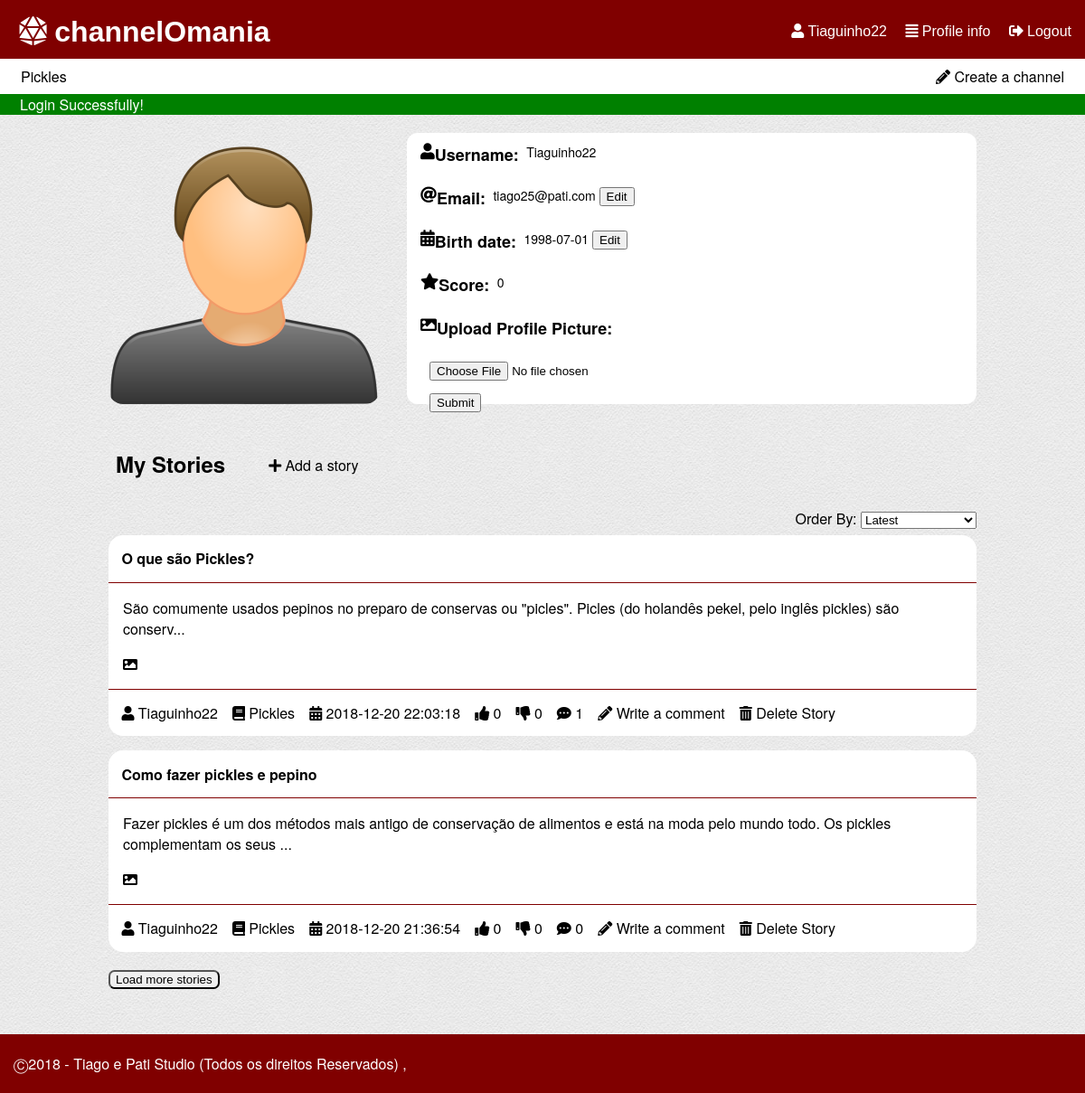
/pages/profile.php (signed in), run on the app's committed database.
### tables this page shows
CREATE TABLE "channel" (
	`ID`	INTEGER NOT NULL,
	`name`	TEXT NOT NULL CHECK(length(name) > 0 and length(name) < 30) UNIQUE,
	`coverImage`	TEXT,
	`author`	INTEGER NOT NULL,
	PRIMARY KEY(`ID`),
	FOREIGN KEY(`author`) REFERENCES `user`(`ID`) ON DELETE Cascade ON UPDATE No Action
);

CREATE TABLE "story" (
	`storyID`	INTEGER NOT NULL,
	`title`	TEXT NOT NULL CHECK(length ( title ) > 0 and length ( title ) < 80),
	`content`	TEXT NOT NULL CHECK(length ( content ) > 0),
	`upvotes`	INTEGER NOT NULL DEFAULT 0,
	`downvotes`	INTEGER NOT NULL DEFAULT 0,
	`author`	INTEGER NOT NULL,
	`date`	TEXT NOT NULL CHECK(length ( date ) > 0),
	`channel`	INTEGER NOT NULL,
	`image`	TEXT,
	PRIMARY KEY(`storyID`),
	FOREIGN KEY(`channel`) REFERENCES `channel`(`ID`) ON DELETE Cascade ON UPDATE No Action,
	FOREIGN KEY(`author`) REFERENCES `user`(`ID`) ON DELETE Cascade ON UPDATE No Action
);

CREATE TABLE "user" (
	`ID`	INTEGER NOT NULL PRIMARY KEY AUTOINCREMENT,
	`username`	TEXT NOT NULL CHECK(length ( username ) > 0 and length ( username ) < 16),
	`email`	TEXT NOT NULL,
	`password`	TEXT NOT NULL CHECK(length ( password ) > 5),
	`birth`	TEXT CHECK(length ( birth ) > 0),
	`profilePic`	TEXT,
	`score`	INTEGER DEFAULT 0,
	CONSTRAINT `username` UNIQUE(`username`)
);

### database/db_list.php (called while the page is built, shortened)
<?php
function listProfile($username) {
  $db = Database::instance()->db();
  $stmt = $db->prepare('SELECT * FROM user WHERE username = ?');
  $stmt->execute(array($username));
  return $stmt->fetch();
}
function getStoriesByUser($username,$sort='',$offset=0,$limit=5) {
  switch($sort){
    default:
      $order = 'storyID DESC';
      break;
  }
  $db = Database::instance()->db();
  $stmt = $db->prepare('SELECT *,(SELECT COUNT(*) FROM comment WHERE comment.story == storyID) AS n_comments,channel.name AS channelName FROM story INNER JOIN user ON user.ID == story.author INNER JOIN channel ON channel.ID == story.channel  WHERE user.username == ? ORDER BY '.$order.' LIMIT ? OFFSET ?');
  $stmt->execute(array($username,$limit,$offset));
  return $stmt->fetchAll();
}
function listChannel($sort='') {
  switch($sort){
    case 'mActive':
      $order = 'n_stories DESC';
      break;
  }
  $db = Database::instance()->db();
  $stmt = $db->prepare('SELECT *,(SELECT COUNT(*) FROM story WHERE story.channel == channel.ID) AS n_stories,channel.ID as channelId FROM channel INNER JOIN user ON author=user.ID ORDER BY '.$order);
  $stmt->execute();
  return $stmt->fetchAll();
}
?>

### templates/tpl_mainpage.php (the view, shortened to what this page needs)
<?php include_once('../templates/tpl_story.php'); ?>
<?php function draw_story_list_item($story) { ?>
  <article>
    <header>
      <h1><a href = "../pages/story.php?storyId=<?php echo($story['storyID']); ?>" ><?php echo($story['title']); ?></a></h1>
    </header>
    <p><?php echo(substr($story['content'],0,140)); if(strlen($story['content']) > 140) echo("...");?></p>
    <?php if($story['image']!=NULL){ ?>
    <p><a href="../files/storyImages/<?php echo($story['image'])?>" target="_blank"><i class="fas fa-image"></i></a></p>
    <?php }?>
    <footer><?php draw_story_info($story); ?></footer>
  </article>
<?php } ?>
<?php function draw_story_info($story) { ?>
  <ul>
    <li><a href="../pages/profile.php?userId=<?php echo($story['storyAuthor']); ?>"><i class="fas fa-user"></i> <?php echo($story['username']); ?></a></li>
    <li><a href="../pages/channel.php?channelId=<?php echo($story['channel']); ?>"><i class="fas fa-book"></i> <?php echo($story['channelName']); ?></a></li>
    <li><i class="fas fa-calendar-alt"></i> <?php echo($story['date']); ?></li>
    <li class="nUpVote" data-id="<?php echo($story['storyID']); ?>"><i class="fas fa-thumbs-up"></i> <?php echo($story['upvotes']); ?></li>
    <li class="nDownVote" data-id="<?php echo($story['storyID']); ?>"><i class="fas fa-thumbs-down"></i> <?php echo($story['downvotes']); ?></li>
    <li><i class="fas fa-comment-dots"></i> <?php echo($story['n_comments']); ?></li>
    <li><a href="../pages/new_comment.php?storyId=<?php echo($story['storyID']); ?>"><i class="fas fa-pencil-alt"></i> Write a comment</a></li>
    <?php if($story['username'] == $_SESSION['username']) { ?>
      <li><a href="../actions/action_delete_story.php?storyId=<?php echo($story['storyID']); ?>&csrf=<?php echo($_SESSION['csrf']); ?>"><i class="fas fa-trash-alt"></i> Delete Story</a></li>
    <?php } ?>
  </ul>
<?php } ?>

### templates/tpl_common.php (shortened to what this page needs)
<?php function draw_header($tabText = ""){
?>
<!DOCTYPE html>
<html lang="en-US">
  <head>
    <link href="../css/style.css" rel="stylesheet">
    <link href="../css/input.css" rel="stylesheet">
    <link href="../css/links.css" rel="stylesheet">
    <link rel="stylesheet" href="https://use.fontawesome.com/releases/v5.5.0/css/all.css">
  </head>
  <body>
    <header id="header">
      <?php if(isset($_SESSION['username'])){ ?>
        <div id='options'>
          <a href="../pages/profile.php"><i class="fas fa-user"></i> <?php echo($_SESSION['username']) ?></a>
          <a href="../pages/profile.php"><i class="fas fa-align-justify"></i> Profile info</a>
          <a href="../actions/action_logout.php"><i class="fas fa-sign-out-alt"></i> Logout</a>
        </div>
      <?php } ?>
      <h1><a href="mainpage.php"><i class="fas fa-dice-d20"></i> channelOmania</a></h1>
    </header>
    <?php if(isset($_SESSION['username'])){ ?>
    <div id="list_channels">
      <p><a href = "../pages/new_channel.php" ><i class="fas fa-pencil-alt"></i> Create a channel</a></p>
      <?php $channels = listChannel('mActive'); ?>
      <ul>
      <?php if(count($channels) > 5) { ?>
        <?php for ($i=0; $i < 5; $i++) { ?>
          <li><a href = "../pages/channel.php?channelId=<?php echo($channels[$i]['channelId']); ?>" ><?php echo($channels[$i]['name']); ?></a></li>
        <?php } ?>
          <li id="moreChannels"><a href = "../pages/all_channels.php" >More Channels</a></li>
      <?php } else { ?>
        <?php foreach($channels as $channel_list){ ?>
          <li><a href = "../pages/channel.php?channelId=<?php echo($channel_list['channelId']); ?>" ><?php echo($channel_list['name']); ?></a></li>
        <?php } ?>
      <?php } ?>
      </ul>
    </div>
    <?php } ?>
    <?php if (isset($_SESSION['messages'])) {?>
      <section id="messages">
        <?php foreach($_SESSION['messages'] as $message) { ?>
          <div class="<?=$message['type']?>"><?=$message['content']?></div>
        <?php } ?>
      </section>
    <?php unset($_SESSION['messages']); } ?>
<?php } ?>
<?php function draw_footer(){
  ?>
  <footer class="footer">
    <p>	&#9400;2018 - Tiago e Pati Studio (Todos os direitos Reservados) ,</p>
  </footer>
</body>
</html>
<?php }
 ?>

### templates/tpl_story.php (shortened to what this page needs)
<?php include_once('../templates/tpl_mainpage.php'); ?>
<?php include_once('../database/db_list.php'); ?>
<?php function draw_story_list($storyInfo) { ?>
  <p id="order">Order By:
  <select id='orderSelector'>
    <option value="mRecent">Latest</option>
  </select></p>
  <section id="storyList">
  <?php foreach($storyInfo as $story) { ?>
    <?php draw_story_list_item($story); ?>
  <?php } ?>
  </section>
  <?php if(count($storyInfo) != 0){ ?>
  <button id="btnLoadStories">Load more stories</button>
  <?php } ?>
<?php } ?>

### css/style.css (style rules this page uses)
body { font-family: IBMPlexSans, Helvetica Neue, Segoe UI, Helvetica, Verdana, Arial, sans-serif; background-image: url("../files/background.png"); margin: 0; }
ul { display: flex; flex-wrap: wrap; flex-direction: row; padding: 0; margin: 0; }
li { text-align: center; list-style-type: none; padding: 0.5em; }
#list_channels { background-color: white; position: relative; padding: 0px 15px; }
#list_channels p { float: right; margin: 0; }
#list_channels li, #list_channels p { padding: 0; }
#header { background-color: #800000; padding: 0.2em 15px; position: relative; }
#header h1 { margin: 0.2em; }
h1 { margin-left: 0.5em; }
#options { float: right; height: 0; }
article { background-color: white; width: 80%; margin: auto; border-radius: 1em; }
article h1 { margin: auto; }
article header { margin-top: 1em; padding: 0.5em; border-bottom: 1px solid #800000; }
article p, article p,article img { padding-left: 1em; padding-right: 1em; }
article footer { padding: 0.4em; border-top: 1px solid #800000; }
#messages .error,#messages .success { padding-left: 22px; }
#messages .success { background-color: green; color: white; }
body,html { min-height: 80vh; }
#header div { margin-top: 1.2em; }
#btnLoadComments, #btnLoadStories { margin-top: 1em; margin-left: 10%; border-radius: 0.5em; }
#myStories h1 { margin: auto; }
#myStories #order { float: right; margin: 0; position: relative; margin-bottom: 20px; }
#storyList article h1, #story article h1 { margin: auto; padding: 0.4em; }
#myStories #storyList { width: 100%; margin-top: 50px; }
#channelStories #storyList article, #myStories #storyList article { width: 100%; margin-top: 10px; }
#myStories #storyList article { width: 100%; }
#myStories #btnLoadStories { margin: 20px 0px; }
#myStories h1 { margin: 19px 0px 20px 0px; }
.footer { clear: left; bottom: auto; margin-top: 30px; padding: 5px 15px; background-color: #800000; color: white; }
#order { margin-left: 15px; }

### css/links.css (style rules this page uses)
#header a { color: white; font-family: Helvetica; }
#header div a { list-style-type: none; padding-left: 1em; }
a:link, a:visited { color: black; text-decoration: none; }
#list_channels li a, #list_channels p a { padding: 0.5em 0.5em; display: block; }
article header a, #story_preview h3 a { font-weight: bold; }

### data on the page
channel: name "Pickles"
story: title "O que são Pickles?", content "São comumente usados pepinos no preparo de conservas ou \"picles\". Picles (do holandês pekel, pelo inglês pickles) são conserv", author.username "Tiaguinho22", channel.name "Pickles", date "2018-12-20 22:03:18", upvotes "0", downvotes "0", n_comments "1"
story: title "Como fazer pickles e pepino", content "Fazer pickles é um dos métodos mais antigo de conservação de alimentos e está na moda pelo mundo todo. Os pickles complementam os seus", author.username "Tiaguinho22", channel.name "Pickles", date "2018-12-20 21:36:54", upvotes "0", downvotes "0", n_comments "0"

### other printed values
$_SESSION['username'] "Tiaguinho22"
$message['content'] "Login Successfully!"
$userInfo['username'] "Tiaguinho22"
$userInfo['email'] "tiago25@pati.com"
$userInfo['birth'] "1998-07-01"
$userInfo['score'] "0"
